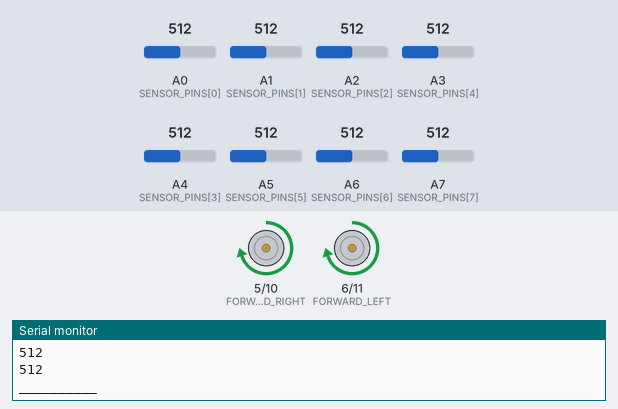
A sketch run on a simulated Arduino Nano, built with avr-gcc and run on an emulated ATmega328P. Parts: motor-driver pin pairs drawn as motors (green arrow = first pin HIGH = forward, orange = second pin HIGH = backward, longer = more drive), the last lines printed to the serial monitor. The test bench sets the inputs (shaded band); at power-on: A3 (SENSOR_PINS[4]) = 512, A2 (SENSOR_PINS[2]) = 512, A1 (SENSOR_PINS[1]) = 512, A0 (SENSOR_PINS[0]) = 512, A4 (SENSOR_PINS[3]) = 512, A5 (SENSOR_PINS[5]) = 512, A6 (SENSOR_PINS[6]) = 512, A7 (SENSOR_PINS[7]) = 512.

Above: at 2.8 s.
2.9 s: A3 (SENSOR_PINS[4]) set to 470
At 6.7 s:
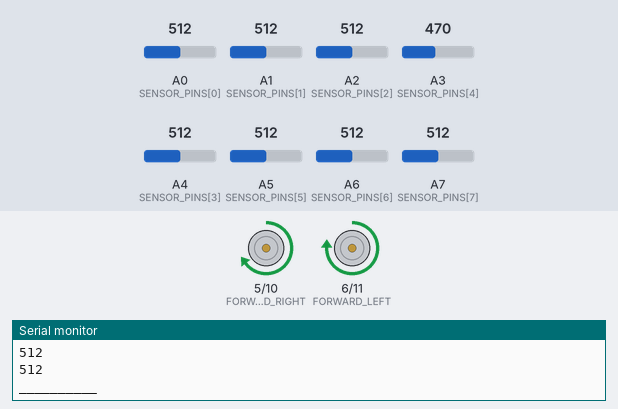
7.5 s: A2 (SENSOR_PINS[2]) set to 492
11.2 s: A2 (SENSOR_PINS[2]) set to 468
At 14.3 s:
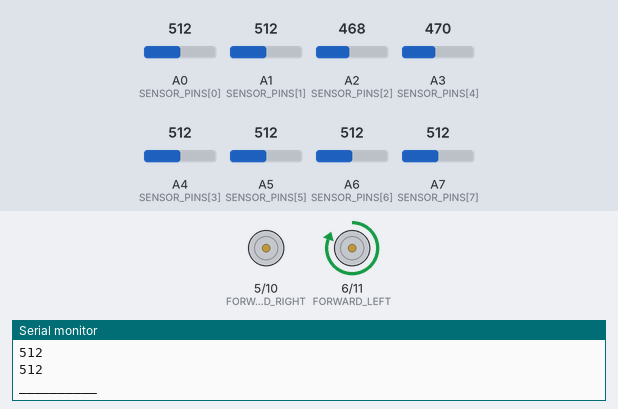
15.5 s: A1 (SENSOR_PINS[1]) set to 489
19.2 s: A1 (SENSOR_PINS[1]) set to 473
At 23.1 s:
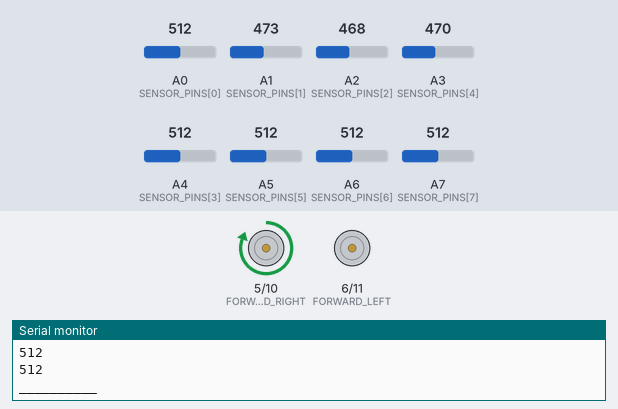
23.5 s: A1 (SENSOR_PINS[1]) set to 490
At 26.4 s:
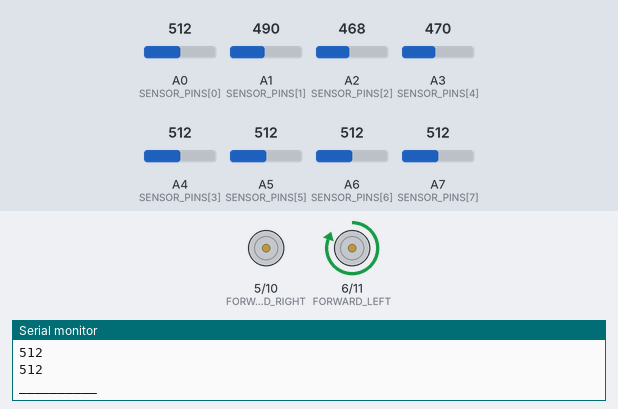
Timing chart, 0 to 27.9 s (numbered marks = the images above; inputs shaded):
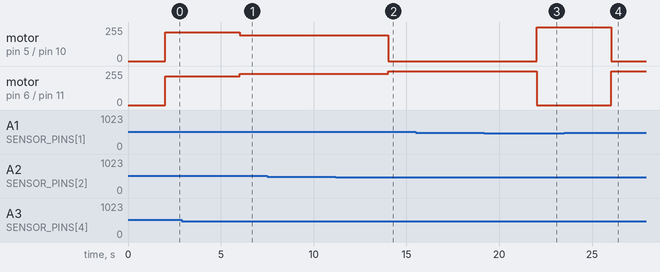

The sketch:

line_follow_exercise.ino
```cpp
const int FORWARD_LEFT = 6;
const int FORWARD_RIGHT = 5;
const int BACK_LEFT = 11;
const int BACK_RIGHT = 10;
const int ECHO_PIN = 7;
const int TRIGGER_PIN = 12;

const int SENSOR_PINS[] = {A0, A1, A2, A4, A3, A5, A6, A7};
int s[8];

const int threshold = 480;
const int sensorStopValue = 900;
int baseSpeed = 215;

void setup() {
  Serial.begin(9600);
  pinMode(FORWARD_LEFT, OUTPUT);
  pinMode(FORWARD_RIGHT, OUTPUT);
  pinMode(BACK_LEFT, OUTPUT);
  pinMode(BACK_RIGHT, OUTPUT);
  pinMode(ECHO_PIN, INPUT_PULLUP);
  pinMode(TRIGGER_PIN, OUTPUT);
}

void loop() {
  for (int i = 0; i < 8; i++) {
    s[i] = analogRead(SENSOR_PINS[i]);
  }

  Serial.println(s[0]);
  Serial.println(s[1]);
  Serial.println(s[2]);
  Serial.println(s[3]);
  Serial.println(s[4]);
  Serial.println(s[5]);
  Serial.println(s[6]);
  Serial.println(s[7]);
  Serial.println("__________");
  delay(2000);
//  black = 1000
// white = 200 - 450

    if(s[0] > sensorStopValue && s[1] > sensorStopValue && s[2] > sensorStopValue && s[3] > sensorStopValue &&
       s[4] > sensorStopValue && s[5] > sensorStopValue && s[6] > sensorStopValue && s[7] > sensorStopValue){
      stopMotors();
    }
    else if((s[3] > threshold && s[4] > threshold) ||
       (s[1] > threshold && s[2] > threshold && s[3] > threshold && s[4] > threshold) ||
       (s[3] > threshold && s[4] > threshold && s[5] > threshold && s[6] > threshold && s[7] > threshold)) {
      moveMotors(baseSpeed, baseSpeed);
    }
    else if (s[2] > threshold && s[3] > threshold) {
      moveMotors(baseSpeed + 20, baseSpeed - 20);
    }
    else if (s[4] > threshold && s[5] > threshold) {
      moveMotors(baseSpeed - 20, baseSpeed + 20);
    }
    else if (s[1] > threshold){
      moveMotors(baseSpeed + 40, 0);
    }
    else if (s[6] > threshold){
      moveMotors(0, baseSpeed + 40);
    }
    else if (s[1] > threshold && s[0] > threshold){
      moveMotors(baseSpeed + 55, 0);
    }
    else if (s[6] > threshold && s[7] > threshold){
      moveMotors(0, baseSpeed + 55);
    }
  }

void moveMotors(int left, int right) {
  analogWrite(FORWARD_LEFT, left);
  analogWrite(BACK_LEFT, 0);
  analogWrite(FORWARD_RIGHT, right);
  analogWrite(BACK_RIGHT, 0);
}

void stopMotors(){
  analogWrite(BACK_LEFT, 0);
  analogWrite(BACK_RIGHT, 0);
  analogWrite(FORWARD_LEFT, 0);
  analogWrite(FORWARD_RIGHT, 0);
}
```

Measured:
- the behaviour switches between 481 and 480 on A2 (SENSOR_PINS[2]) (found by bisection; images 1 and 2)
- the behaviour switches between 481 and 480 on A1 (SENSOR_PINS[1]) (found by bisection; images 2 and 3)
- after the input at 2.9 s, motor on pin 5 (FORWARD_RIGHT) / pin 10 (BACK_RIGHT): forward 215/255 → forward 195/255 after 3.1 s; motor on pin 6 (FORWARD_LEFT) / pin 11 (BACK_LEFT): forward 215/255 → forward 235/255 after 3.1 s
- after the input at 11.2 s, motor on pin 5 (FORWARD_RIGHT) / pin 10 (BACK_RIGHT): forward 195/255 → stopped after 2.8 s; motor on pin 6 (FORWARD_LEFT) / pin 11 (BACK_LEFT): forward 235/255 → forward 255/255 after 2.8 s
- after the input at 19.2 s, motor on pin 5 (FORWARD_RIGHT) / pin 10 (BACK_RIGHT): stopped → forward 255/255 after 2.8 s; motor on pin 6 (FORWARD_LEFT) / pin 11 (BACK_LEFT): forward 255/255 → stopped after 2.8 s
- after the input at 23.5 s, motor on pin 5 (FORWARD_RIGHT) / pin 10 (BACK_RIGHT): forward 255/255 → stopped after 2.5 s; motor on pin 6 (FORWARD_LEFT) / pin 11 (BACK_LEFT): stopped → forward 255/255 after 2.5 s
